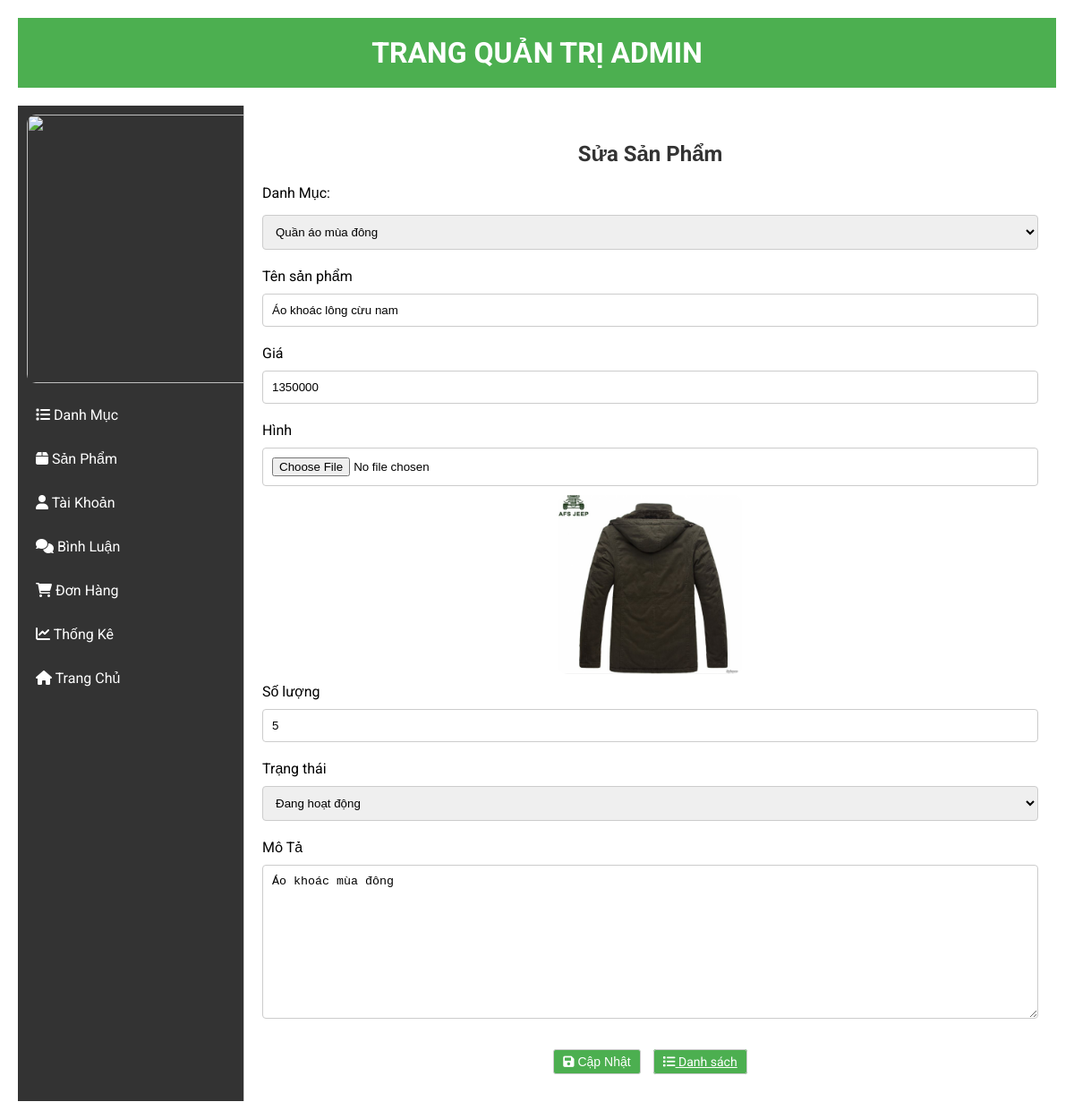
The app's page /admin/index.php?act=suasp&id=19 with its own data.
### tables this page shows
CREATE TABLE `sanpham` (
  `id_sp` int(10) NOT NULL AUTO_INCREMENT,
  `ten_sp` varchar(50) NOT NULL,
  `gia` int(10) NOT NULL,
  `anh` varchar(255) NOT NULL,
  `so_luong` int(10) NOT NULL,
  `mo_ta` varchar(255) NOT NULL,
  `lx` int(10) NOT NULL DEFAULT 0,
  `trangthai` int(11) NOT NULL DEFAULT 0,
  `id_dm` int(10) NOT NULL,
  PRIMARY KEY (`id_sp`),
  KEY `fk_sanpham_danhmuc` (`id_dm`),
  CONSTRAINT `fk_sanpham_danhmuc` FOREIGN KEY (`id_dm`) REFERENCES `danhmuc` (`id_dm`)
);

CREATE TABLE `danhmuc` (
  `id_dm` int(10) NOT NULL AUTO_INCREMENT,
  `ten_dm` varchar(50) NOT NULL,
  `trangthai` varchar(50) NOT NULL DEFAULT '0',
  PRIMARY KEY (`id_dm`)
);

### model/pdo.php (called while the page is built, shortened)
<?php
function pdo_get_connection() {
    $dburl = "mysql:host=localhost;dbname=duanmot;charset=utf8";
    $username = 'root';
    $password = '';
    try {
        $conn = new PDO($dburl, $username, $password);
        $conn->setAttribute(PDO::ATTR_ERRMODE, PDO::ERRMODE_EXCEPTION);
        return $conn;
    } catch (PDOException $e) {
        die("Connection failed: " . $e->getMessage());
    }
}
function pdo_query($sql, $sql_args = array()) {
    $conn = pdo_get_connection();
    $stmt = $conn->prepare($sql);
    $stmt->execute($sql_args);
    $rows = $stmt->fetchAll(PDO::FETCH_ASSOC);
    return $rows;
}
function pdo_query_one($sql, $sql_args = array()) {
    $conn = pdo_get_connection();
    $stmt = $conn->prepare($sql);
    $stmt->execute($sql_args);
    $row = $stmt->fetch(PDO::FETCH_ASSOC);
    return $row;
}
?>

### model/sanpham.php (called while the page is built, shortened)
<?php
function loadone_sanpham($id){
    $sql = "SELECT * FROM sanpham WHERE id_sp = ?";
    return pdo_query_one($sql, array($id));
}

### model/danhmuc.php (called while the page is built, shortened)
<?php
function loadall_danhmuc()
{
    $sql = "SELECT * FROM danhmuc ORDER BY id_dm ASC";
    $listdanhmuc = pdo_query($sql);
    return $listdanhmuc;
}

### admin/sanpham/update.php (the view, shortened to what this page needs)
<?php
if (is_array($sanpham)) {
    extract($sanpham);
}
$hinhanhpath = "../upload/" . $anh;
if (is_file($hinhanhpath)) {
    $hinh = "<img src='" . $hinhanhpath . "' height='200'>";
} else {
    $hinh = "Không có ảnh";
}
?>
<div class="row box">
    <?php include 'boxtrai.php'; ?>
    <div class="boxphai">
        <div class="tieudeb">
            <h2>Sửa Sản Phẩm</h2>
        </div>
        <div class="bang">
            <form id="myForm" action="?act=updatesp" method="post" enctype="multipart/form-data" onsubmit="return validateForm()">
                <div class="maloai">
                    <label for="iddm">Danh Mục:</label>
                    <select name="iddm" id="iddm">
                        <?php foreach ($listdanhmuc as $danhmuc) : ?>
                            <?php if ($danhmuc['trangthai'] == 0) : ?>
                                <option value="<?= $danhmuc['id_dm'] ?>" <?= $id_dm == $danhmuc['id_dm'] ? "selected" : "" ?>><?= $danhmuc['ten_dm'] ?></option>
                            <?php endif ?>
                        <?php endforeach ?>
                    </select>
                </div>
                <div class="maloai">
                    Tên sản phẩm<br>
                    <input type="text" name="tensp" value="<?= $ten_sp ?>">
                </div>
                <div class="maloai">
                    Giá<br>
                    <input type="text" name="giasp" value="<?= $gia ?>">
                </div>
                <div class="maloai">
                    Hình<br>
                    <input type="file" name="hinh">
                    <?= $hinh ?>
                </div>
                <div class="maloai">
                    Số lượng<br>
                    <input type="text" name="soluong" value="<?= $so_luong ?>">
                </div>
                <div class="maloai">
                    Trạng thái<br>
                    <select name="trangthai" id="trangthai">
                        <option value="0" <?= $trangthai == 0 ? 'selected' : '' ?>>Đang hoạt động</option>
                    </select>
                </div>
                <div class="maloai">
                    Mô Tả<br>
                    <textarea name="mota" id="mota" cols="30" rows="10"><?= $mo_ta ?></textarea>
                </div>
                <div class="nut">
                    <button type="submit" name="capnhat" class="small-button"><i class="fas fa-save"></i> Cập Nhật</button>
                    <a href="index.php?act=listsp" class="small-button"><i class="fas fa-list"></i> Danh sách</a>
                </div>
            </form>
        </div>
    </div>
</div>

### css/admin.css (style rules this page uses)
body { font-family: "Roboto", sans-serif; margin: 0; padding: 0; background-color: #f4f4f4; }
.box { display: flex; flex-direction: row; margin-top: 20px; }
.boxphai { width: 80%; padding: 20px; background-color: #fff; border-left: 1px solid #ccc; }
.tieudeb h2 { text-align: center; color: #333; }
.bang, .bangl { margin: auto; }
.bang input { padding: 10px; margin: 10px 0; border: 1px solid #ccc; border-radius: 4px; }
.bang textarea, .bang select { width: 100%; padding: 10px; margin: 10px 0; border: 1px solid #ccc; border-radius: 4px; }
.nut { text-align: center; }
.maloai { width: 100%; margin-bottom: 10px; align-items: center; }
.maloai label { flex: 1; margin-right: 10px; }
.maloai input[type="text"], .maloai input[type="number"], .maloai textarea, .maloai input[type="file"] { flex: 2; padding: 10px; border: 1px solid #ccc; border-radius: 4px; box-sizing: border-box; width: 100%; }
.maloai label { display: block; margin-bottom: 5px; }
.small-button { width: auto; padding: 5px 10px; margin: 10px 5px; font-size: 14px; border: 1px solid #ccc; border-radius: 3px; background-color: #4caf50; color: white; cursor: pointer; transition: background-color 0.3s; }
img { display: block; margin: auto; border-radius: 10px; }

### records on screen
sanpham: iddm "Quần áo mùa đông", tensp "Áo khoác lông cừu nam", giasp "1350000", anh (picture), soluong "5", trangthai "Đang hoạt động", mota "Áo khoác mùa đông"
